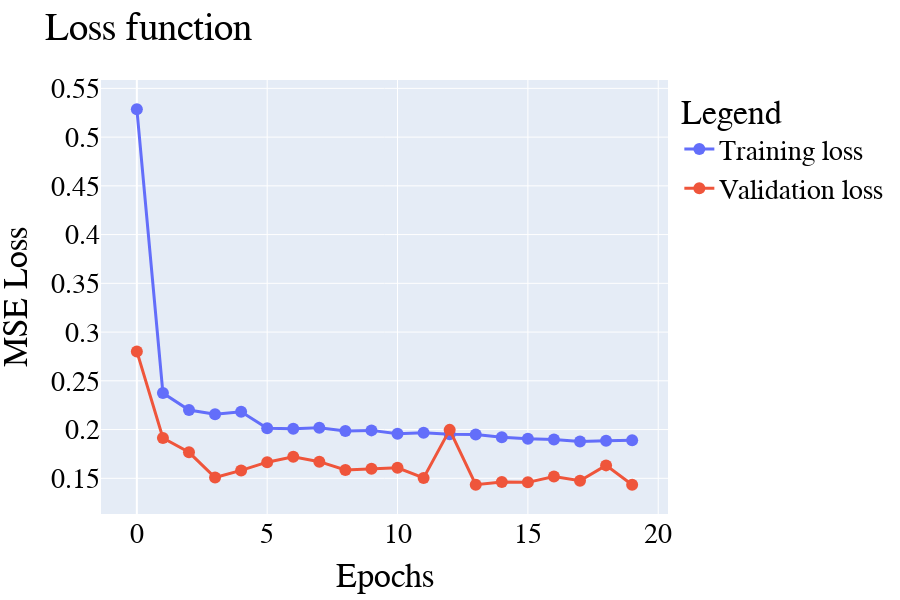

Notebook cell for this chart:
### Markdown cell above
## Results

### Code cell
vis.plot_loss(history)

### Figure 1 — Plotly figure (JSON) as saved in the notebook; plotly's stock layout.template omitted (floating-point values rounded to 4 significant figures)
{"data": [{"line": {"width": 3}, "marker": {"size": 12}, "mode": "lines+markers", "name": "Training loss", "type": "scatter", "x": [0, 1, 2, 3, 4, 5, 6, 7, 8, 9, 10, 11, 12, 13, 14, 15, 16, 17, 18, 19], "y": [0.5286, 0.2375, 0.2201, 0.2158, 0.2183, 0.2013, 0.2009, 0.2018, 0.1984, 0.1992, 0.1958, 0.1967, 0.1952, 0.1948, 0.1921, 0.1905, 0.1899, 0.1878, 0.1886, 0.1889]}, {"line": {"width": 3}, "marker": {"size": 12}, "mode": "lines+markers", "name": "Validation loss", "type": "scatter", "x": [0, 1, 2, 3, 4, 5, 6, 7, 8, 9, 10, 11, 12, 13, 14, 15, 16, 17, 18, 19], "y": [0.2802, 0.1914, 0.1767, 0.1508, 0.1581, 0.1665, 0.1721, 0.167, 0.1586, 0.1597, 0.1608, 0.1503, 0.1997, 0.1434, 0.1463, 0.1459, 0.1517, 0.1476, 0.1633, 0.1433]}], "layout": {"font": {"color": "Black", "family": "Times new Roman", "size": 28}, "height": 600, "legend": {"title": {"text": "Legend"}}, "margin": {"b": 80, "l": 80, "r": 80, "t": 80}, "title": {"text": "Loss function"}, "width": 900, "xaxis": {"title": {"text": "Epochs"}}, "yaxis": {"title": {"text": "MSE Loss"}}}}
